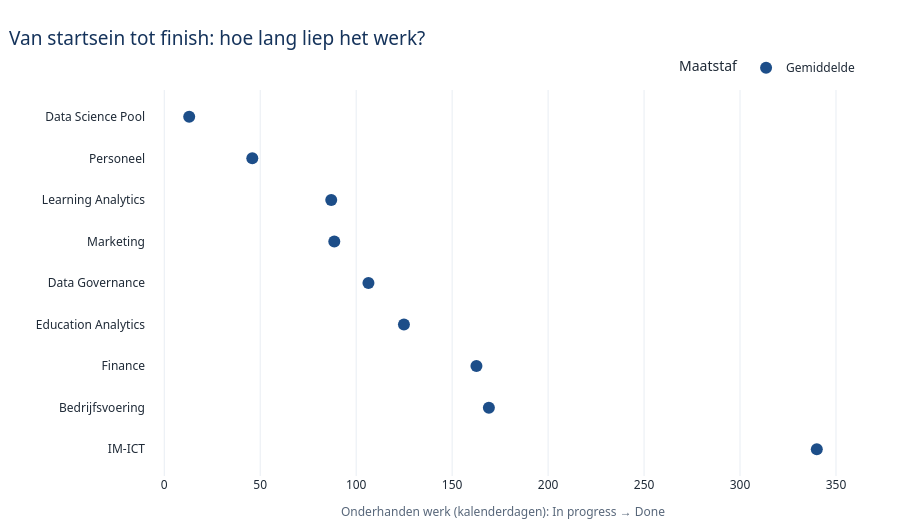

This figure's notebook cell:
### Code cell
# Chart 3: work-in-progress duration for domain-team features.
wip_column = "Onderhanden werk (dagen)"
wip_stats = (
    domain_features.dropna(subset=[wip_column])
    .groupby("Area")[wip_column]
    .agg(["count", "mean"])
    .rename(columns={"count": "Aantal features", "mean": "Gemiddelde"})
)
wip_order = wip_stats.sort_values("Gemiddelde").index.tolist()
wip_long = wip_stats.reset_index().melt(
    id_vars=["Area", "Aantal features"],
    value_vars=["Gemiddelde"],
    var_name="Maatstaf",
    value_name="Dagen",
)

fig_wip = px.scatter(
    wip_long,
    x="Dagen",
    y="Area",
    color="Maatstaf",
    symbol="Maatstaf",
    category_orders={"Area": wip_order, "Maatstaf": ["Gemiddelde"]},
    color_discrete_map=METRIC_COLORS,
    hover_data={"Area": False, "Maatstaf": True, "Aantal features": True, "Dagen": ":.1f"},
    template=TEMPLATE,
    title="Van startsein tot finish: hoe lang liep het werk?",
)
fig_wip.update_traces(marker={"size": 12})
fig_wip.update_layout(
    **CHART_STYLE,
    height=max(440, len(wip_order) * 42 + 150),
    xaxis_title="Onderhanden werk (kalenderdagen): In progress → Done",
    yaxis_title="",
    legend_title_text="Maatstaf",
    hovermode="closest",
)
fig_wip.show()

### Figure 1 — Plotly figure (JSON) as saved in the notebook; plotly's stock layout.template omitted (floating-point values rounded to 4 significant figures)
{"data": [{"customdata": [["Gemiddelde", 7], ["Gemiddelde", 5], ["Gemiddelde", 1], ["Gemiddelde", 9], ["Gemiddelde", 3], ["Gemiddelde", 1], ["Gemiddelde", 4], ["Gemiddelde", 10], ["Gemiddelde", 8]], "hovertemplate": "Maatstaf=%{customdata[0]}<br>Dagen=%{x:.1f}<br>Aantal features=%{customdata[1]}<extra></extra>", "legendgroup": "Gemiddelde", "marker": {"color": "#1d4e89", "size": 12, "symbol": "circle"}, "mode": "markers", "name": "Gemiddelde", "orientation": "h", "showlegend": true, "type": "scatter", "x": [169.1, 106.4, 13.0, 124.9, 162.7, 340.0, 87.0, 88.6, 45.88], "xaxis": "x", "y": ["Bedrijfsvoering", "Data Governance", "Data Science Pool", "Education Analytics", "Finance", "IM-ICT", "Learning Analytics", "Marketing", "Personeel"], "yaxis": "y"}], "layout": {"font": {"color": "#1f2a37", "family": "Segoe UI, sans-serif"}, "height": 528, "hovermode": "closest", "legend": {"title": {"text": "Maatstaf"}, "tracegroupgap": 0}, "margin": {"b": 40, "l": 30, "r": 40, "t": 90}, "paper_bgcolor": "rgba(0,0,0,0)", "plot_bgcolor": "rgba(0,0,0,0)", "title": {"text": "Van startsein tot finish: hoe lang liep het werk?"}, "xaxis": {"anchor": "y", "domain": [0, 1], "title": {"text": "Onderhanden werk (kalenderdagen): In progress → Done"}}, "yaxis": {"anchor": "x", "categoryarray": ["IM-ICT", "Bedrijfsvoering", "Finance", "Education Analytics", "Data Governance", "Marketing", "Learning Analytics", "Personeel", "Data Science Pool"], "categoryorder": "array", "domain": [0, 1], "title": {"text": ""}}}}
